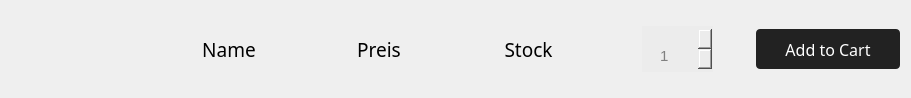
<?xml version="1.0" encoding="UTF-8"?>
<ui version="4.0">
 <class>seller_item</class>
 <widget class="QWidget" name="seller_item">
  <property name="geometry">
   <rect>
    <x>0</x>
    <y>0</y>
    <width>911</width>
    <height>98</height>
   </rect>
  </property>
  <property name="windowTitle">
   <string>Form</string>
  </property>
  <property name="styleSheet">
   <string notr="true">.QPushButton {
  background-color: #222;
  border-radius: 4px;
  border-style: none;
  color: #fff;
  line-height: 1.5;
  padding: 9px 20px 8px;
}

QPushButton:hover,
QPushButton:focus {
  background-color: rgb(54, 54, 54);
}

QLineEdit, QComboBox, QSpinBox {
  color: rgba(0,0,0,.87);
  padding: 20px 16px 6px;
  background: #ececec;
  border: none;
  border-radius: 4px;
  border-bottom: 1px solid rgba(0,0,0,.42);
  border-radius: 0 0 0 0;
  font-size: 15px;
  height: 20px;
}

QComboBox:editable {
    background-color: #ececec;
    border: 1px solid #999; 
    border-radius: 4px; 
    padding: 6px;
}

QComboBox, QSpinBox {
	color: grey;
}

QComboBox::drop-down {
    width: 20px; 
    background-color: #ececec;
    subcontrol-origin: padding;
    subcontrol-position: right center;
}

QComboBox::down-arrow {
    image: url(:/icons/assets/icons/icons_png/arrow_drop_down_FILL0_wght400_GRAD0_opsz48.png);
    width:20px; 
    height: 20px; 
	margin-right: 20px;
}

</string>
  </property>
  <layout class="QHBoxLayout" name="horizontalLayout">
   <item>
    <widget class="QFrame" name="frame">
     <property name="frameShape">
      <enum>QFrame::NoFrame</enum>
     </property>
     <property name="frameShadow">
      <enum>QFrame::Raised</enum>
     </property>
     <layout class="QHBoxLayout" name="horizontalLayout_2">
      <property name="leftMargin">
       <number>0</number>
      </property>
      <property name="topMargin">
       <number>0</number>
      </property>
      <property name="rightMargin">
       <number>0</number>
      </property>
      <property name="bottomMargin">
       <number>0</number>
      </property>
      <item>
       <widget class="QLabel" name="picture">
        <property name="maximumSize">
         <size>
          <width>140</width>
          <height>80</height>
         </size>
        </property>
        <property name="text">
         <string/>
        </property>
        <property name="pixmap">
         <pixmap>product_images/Claas_95E.jpg</pixmap>
        </property>
        <property name="scaledContents">
         <bool>true</bool>
        </property>
       </widget>
      </item>
      <item>
       <widget class="QLabel" name="name">
        <property name="font">
         <font>
          <family>Source Sans Pro SemiBold</family>
          <pointsize>14</pointsize>
         </font>
        </property>
        <property name="text">
         <string>Name</string>
        </property>
        <property name="alignment">
         <set>Qt::AlignCenter</set>
        </property>
       </widget>
      </item>
      <item>
       <widget class="QLabel" name="price">
        <property name="font">
         <font>
          <family>Source Sans Pro SemiBold</family>
          <pointsize>14</pointsize>
         </font>
        </property>
        <property name="text">
         <string>Preis</string>
        </property>
        <property name="alignment">
         <set>Qt::AlignCenter</set>
        </property>
       </widget>
      </item>
      <item>
       <widget class="QLabel" name="stock">
        <property name="font">
         <font>
          <family>Source Sans Pro SemiBold</family>
          <pointsize>14</pointsize>
         </font>
        </property>
        <property name="text">
         <string>Stock</string>
        </property>
        <property name="alignment">
         <set>Qt::AlignCenter</set>
        </property>
       </widget>
      </item>
      <item alignment="Qt::AlignHCenter">
       <widget class="QSpinBox" name="stocknumber_box">
        <property name="minimum">
         <number>1</number>
        </property>
       </widget>
      </item>
      <item>
       <widget class="QPushButton" name="addtocart_button">
        <property name="font">
         <font>
          <family>Source Sans Pro SemiBold</family>
          <pointsize>12</pointsize>
         </font>
        </property>
        <property name="text">
         <string>Add to Cart</string>
        </property>
       </widget>
      </item>
     </layout>
    </widget>
   </item>
  </layout>
 </widget>
 <resources/>
 <connections/>
</ui>
